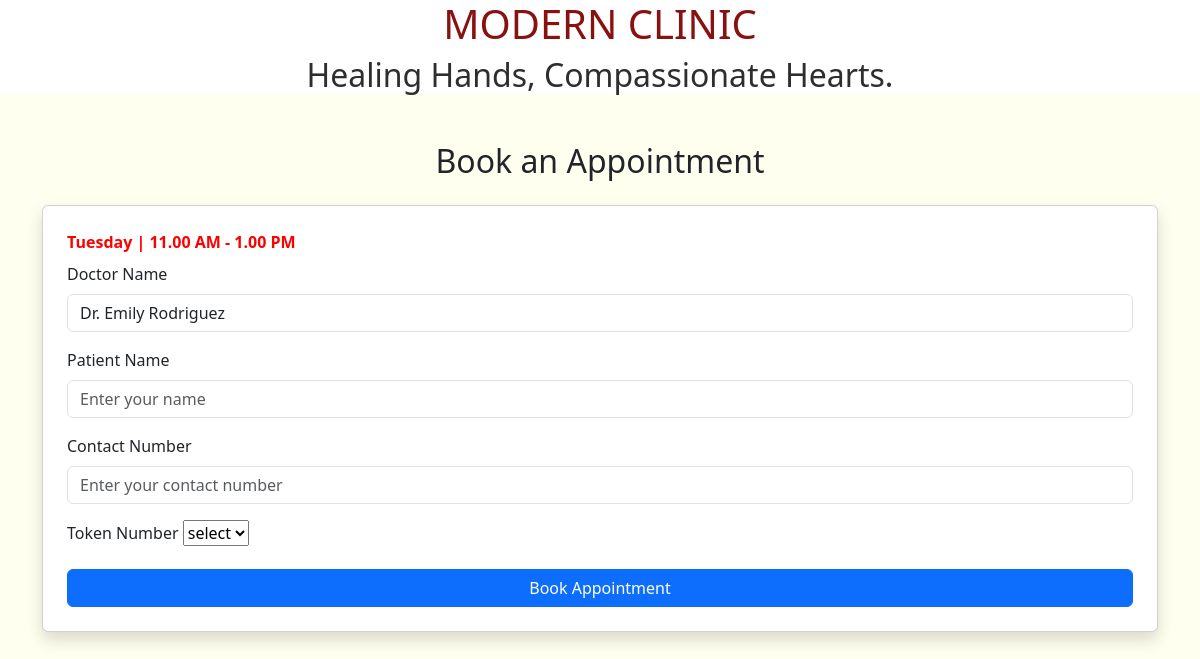
The app's page /booking/appointment/3 with its own data.
### booking/models.py (models this page shows, shortened)
class TeamofDoctors(models.Model):
    name = models.CharField(max_length=50,null=True,blank=True)
    specialization = models.CharField(max_length=50,null=True,blank=True)
    op_date = models.CharField(max_length=250,null=True,blank=True)

### booking/views.py (the view)
# urls.py: path('appointment/<int:doctor_id>',views.appointment_page,name="appointment")
def appointment_page(request,doctor_id):
    doctor = TeamofDoctors.objects.get(id=doctor_id)
    tokens = Token.objects.filter(doctor=doctor,is_booked=False)
    return render(request,"booking/appointment.html",{'doctor':doctor,'tokens':tokens})

### booking/templates/booking/appointment.html (shortened to what this page needs)
<!DOCTYPE html>
{% extends 'booking/home.html'%}
{% block content %}
<html lang="en">
<head>
    <link rel="stylesheet" href="https://cdn.jsdelivr.net/npm/bootstrap@5.3.0/dist/css/bootstrap.min.css">
</head>
<body>
<div class="container mt-5">
    <h2 class="text-center mb-4">Book an Appointment</h2>
    <div class="card p-4 shadow">
        <form>
            <strong><label style="color: red;" for="" class="form-label">{{doctor.op_date}}</label></strong>
            <div class="mb-3">
                <label for="patientName" class="form-label">Doctor Name</label>
                <input type="text" class="form-control" id="patientName" value="{{doctor.name}}" readonly>
            </div>
            <div class="mb-3">
                <label for="patientName" class="form-label">Patient Name</label>
                <input type="text" class="form-control" id="patientName" placeholder="Enter your name" required>
            </div>
            <div class="mb-3">
                <label for="contactNumber" class="form-label">Contact Number</label>
                <input type="tel" class="form-control" id="contactNumber" placeholder="Enter your contact number" required>
            </div>
            <div class="mb-3">
                <label for="tokenNumber" class="form-label">Token Number</label>
                <select name="" id="">
                    <option>select</option>
                </select>
            </div>
            <button type="submit" class="btn btn-primary w-100">Book Appointment</button>
        </form>
    </div>
</div>
{% endblock %}

### records on screen
TeamofDoctors: op_date "Tuesday | 11.00 AM - 1.00 PM", name "Dr. Emily Rodriguez"
